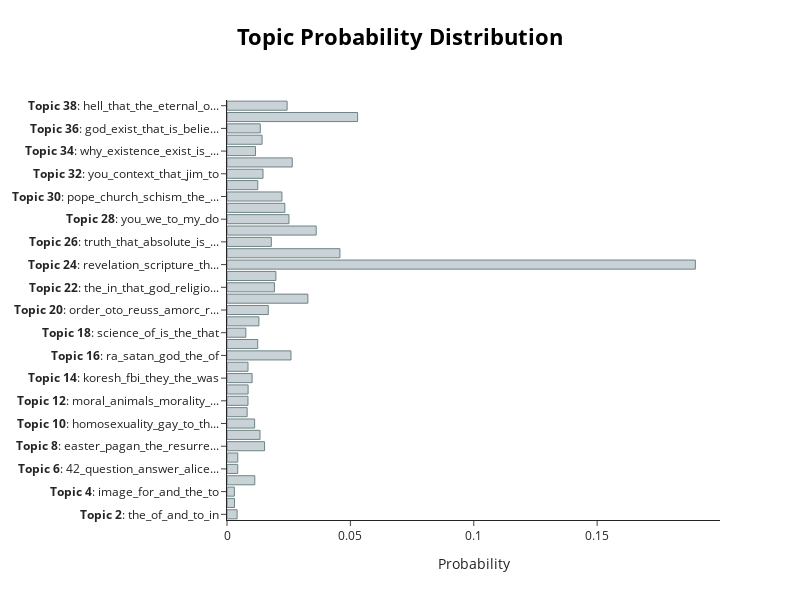

Notebook source saved alongside this figure:
### Code cell
topic_model.visualize_distribution(probs[1], min_probability=0.001)

### Figure 1 — Plotly figure (JSON) as saved in the notebook; plotly's stock layout.template omitted (floating-point values rounded to 4 significant figures)
{"data": [{"marker": {"color": "#C8D2D7", "line": {"color": "#6E8484", "width": 1}}, "orientation": "h", "type": "bar", "x": [0.004105, 0.003036, 0.002989, 0.01126, 0.004352, 0.004367, 0.01522, 0.01338, 0.01121, 0.008164, 0.008504, 0.00856, 0.01018, 0.008509, 0.02593, 0.01246, 0.007633, 0.01293, 0.01673, 0.03277, 0.01923, 0.01981, 0.1898, 0.04577, 0.01796, 0.03615, 0.02512, 0.02344, 0.02227, 0.01246, 0.0146, 0.02645, 0.01153, 0.01422, 0.01349, 0.05293, 0.02436], "y": ["<b>Topic 2</b>: the_of_and_to_in", "<b>Topic 3</b>: photography_kirlian_pict...", "<b>Topic 4</b>: image_for_and_the_to", "<b>Topic 5</b>: marriage_married_ceremon...", "<b>Topic 6</b>: 42_question_answer_alice...", "<b>Topic 7</b>: the_space_and_to_of", "<b>Topic 8</b>: easter_pagan_the_resurre...", "<b>Topic 9</b>: sabbath_ceremonial_day_l...", "<b>Topic 10</b>: homosexuality_gay_to_th...", "<b>Topic 11</b>: cancer_center_research_...", "<b>Topic 12</b>: moral_animals_morality_...", "<b>Topic 13</b>: objective_morality_mora...", "<b>Topic 14</b>: koresh_fbi_they_the_was", "<b>Topic 15</b>: is_penalty_system_punis...", "<b>Topic 16</b>: ra_satan_god_the_of", "<b>Topic 17</b>: motto_things_state_thin...", "<b>Topic 18</b>: science_of_is_the_that", "<b>Topic 19</b>: islam_islamic_of_the_an...", "<b>Topic 20</b>: order_oto_reuss_amorc_r...", "<b>Topic 21</b>: mary_her_she_the_maria", "<b>Topic 22</b>: the_in_that_god_religio...", "<b>Topic 23</b>: jews_antisemitism_casua...", "<b>Topic 24</b>: revelation_scripture_th...", "<b>Topic 25</b>: holy_spirit_god_father_...", "<b>Topic 26</b>: truth_that_absolute_is_...", "<b>Topic 27</b>: the_judas_of_and_greek", "<b>Topic 28</b>: you_we_to_my_do", "<b>Topic 29</b>: church_the_to_mormons_m...", "<b>Topic 30</b>: pope_church_schism_the_...", "<b>Topic 31</b>: joke_post_list_nickname...", "<b>Topic 32</b>: you_context_that_jim_to", "<b>Topic 33</b>: law_jesus_paul_the_that", "<b>Topic 34</b>: why_existence_exist_is_...", "<b>Topic 35</b>: atheists_is_that_atheis...", "<b>Topic 36</b>: god_exist_that_is_belie...", "<b>Topic 37</b>: he_tomb_the_jesus_resur...", "<b>Topic 38</b>: hell_that_the_eternal_o..."]}], "layout": {"height": 600, "hoverlabel": {"bgcolor": "white", "font": {"family": "Rockwell", "size": 16}}, "title": {"font": {"color": "Black", "size": 22}, "text": "<b>Topic Probability Distribution</b>", "x": 0.5, "xanchor": "center", "y": 0.95, "yanchor": "top"}, "width": 800, "xaxis": {"autorange": true, "range": [0, 0.1998], "title": {"text": "Probability"}, "type": "linear"}, "yaxis": {"autorange": true, "range": [-0.5, 36.5], "type": "category"}}}
